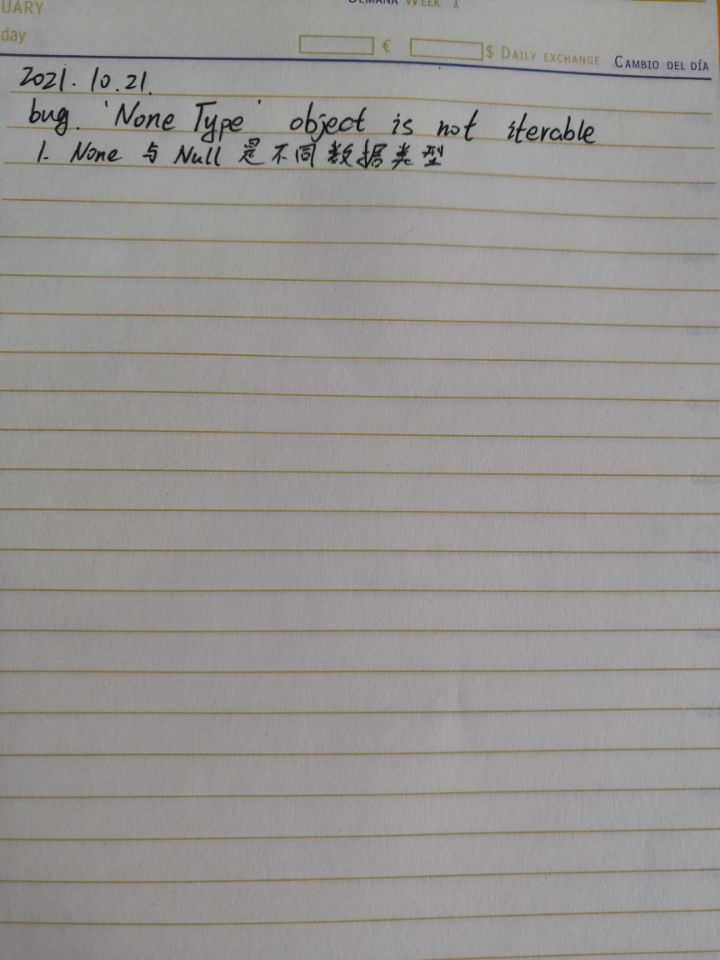
#> input picture 练习/zhi.jpg, 720 x 960 px
$ python '练习28_0_hough直线检测.py'
#> lines starting #> are read from the running program, lines starting #| are printed output that depends on the picture
# -*- 练习28 -*-
"""
功能：直线检测
作者：fenghuohuo
日期：2021年10月14日
"""
import cv2
import numpy as np
import random
import cv2 as cv
import matplotlib.pyplot as plt

# 1.加载图片，转为二值图
img = cv.imread('zhi.jpg')
#> img is the input picture: shape (960, 720, 3); mean B, G, R 146.6, 149.1, 151.9
img = img[200:959,0:719]
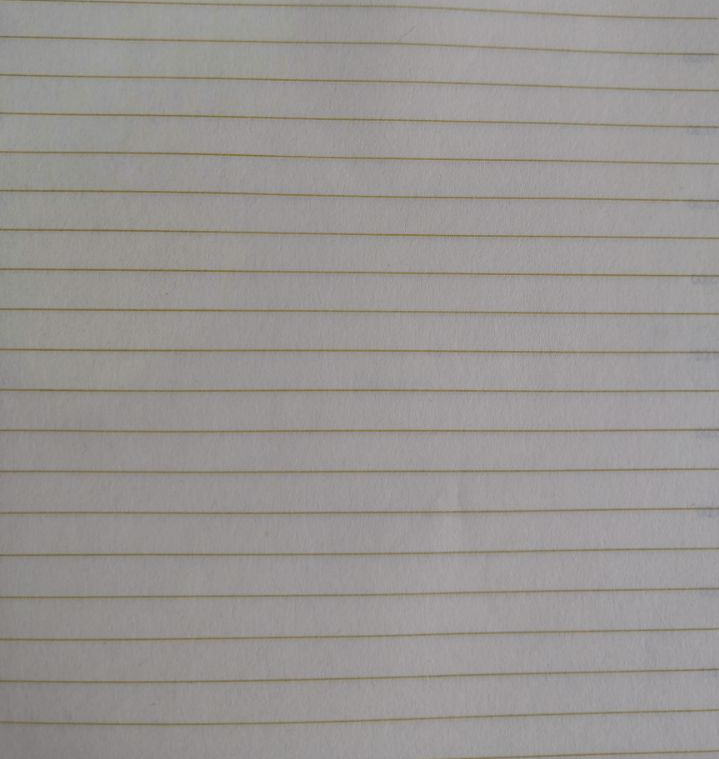
#> img: shape (759, 719, 3); mean B, G, R 146.9, 149.3, 152.8
h, w = img.shape[:2]
#> h = 759; w = 719
# print(h, w)

# 图片太大了 缩小一些方便观察
# img_resize = cv2.resize(img, (int(w/2), int(h/2)),fx=0.5,fy=0.5,interpolation=cv2.INTER_AREA)
img_resize = cv2.resize(img, (int(w), int(h)), fx=1, fy=1)
# cv2.imshow("img_resize", img_resize)

# 灰度化
gray = cv.cvtColor(img_resize, cv.COLOR_BGR2GRAY)
# cv2.imshow("gray", gray)
# 降噪
blur = cv2.GaussianBlur(gray, (7, 7), 3)
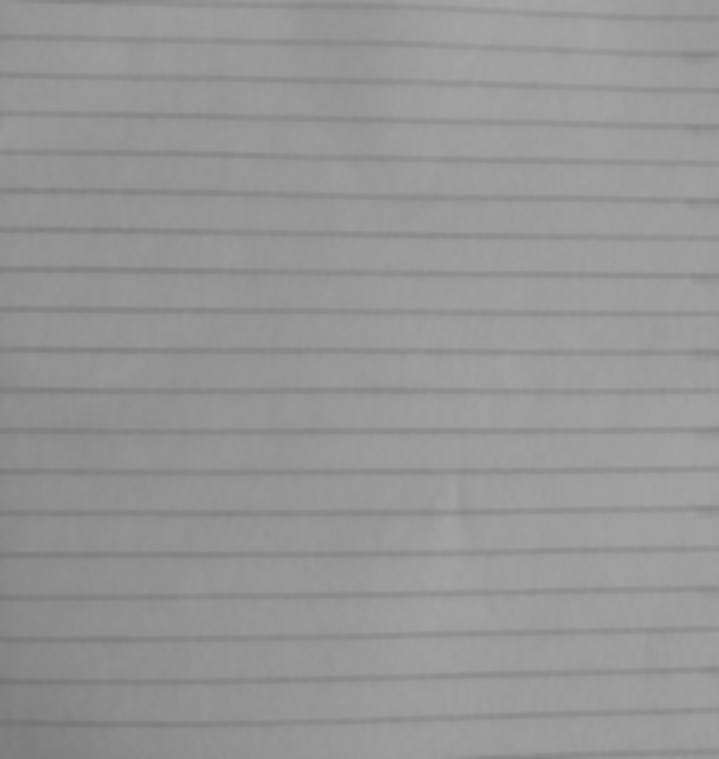
#> blur: shape (759, 719); min 115, max 165, mean 150
# cv2.imshow("blur", blur)

# 二值化
# edges = cv.Canny(blur, 50, 150)
edges = cv.Canny(blur, 0, 30)
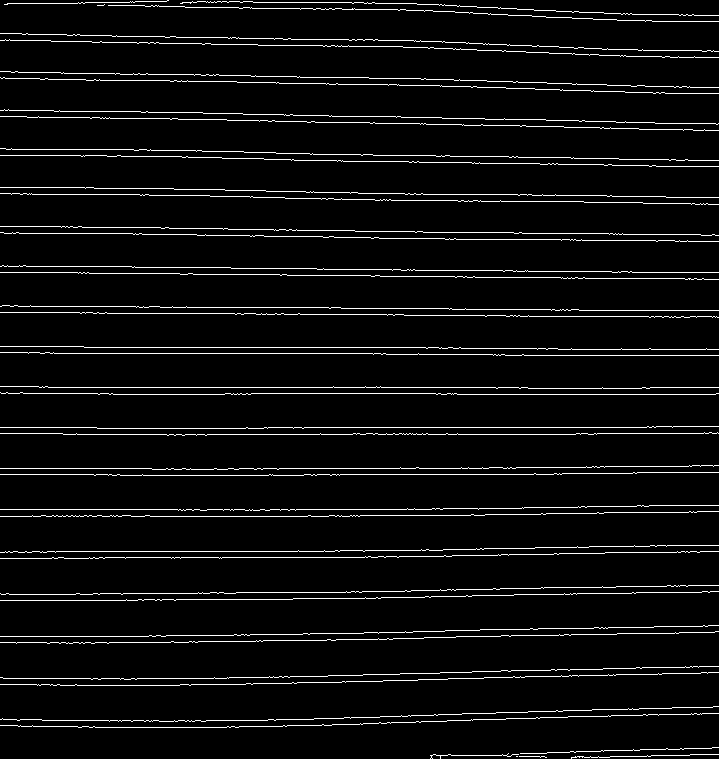
#> edges: shape (759, 719); 5.1% white in thin lines or dots
# cv2.imshow("edges", edges)

# hough直线变换
lines = cv.HoughLines(edges, 1, np.pi/180, 10, 10, 90)

i=1

# 将检测出来直线显示出来,注意这里线是极坐标（ρ，θ）
for line in lines:
    rho, theta = line[0]
    a = np.cos(theta)
    b = np.sin(theta)
    x0 = int(a * rho)
    y0 = int(b * rho)
    x1 = int(x0 + 1000*(-b))    # 这里为什么要*1000？ 答：延伸两点画直线,会使画出的直线贯穿于整张图片
    y1 = int(y0 + 1000*(a))
    x2 = int(x0 - 1000*(-b))
    y2 = int(y0 - 1000*(a))
    x_mid = int((x0 + x2) / 2)
    y_mid = int((y0 + y2) / 2)
    cv.line(img_resize,(x1,y1),(x2,y2),(0,0,255))
    cv2.putText(img_resize, "{:.0f}".format(i), (x_mid, y_mid), cv2.FONT_HERSHEY_SIMPLEX, 1, (255, 255, 0), 2)
    i+=1
#> this loop made 27214 passes
#> (rho, theta, a, b, x0, y0, x1, y1) on passes 1 to 3: (387, 1.57, -4.37e-08, 1, 0, 387, -1000, 386), (154, 1.59, -0.0175, 1, -2, 153, -1001, 135), (427, 1.57, -4.37e-08, 1, 0, 427, -1000, 426)
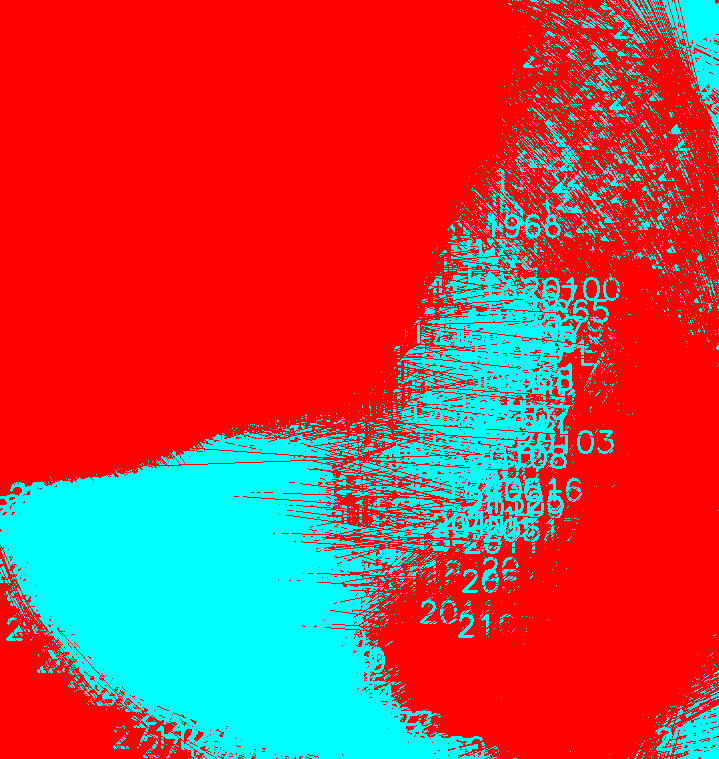
#> img_resize: shape (759, 719, 3); mean B, G, R 71.1, 71.1, 183.9


cv2.imshow("hough",img_resize)

cv2.waitKey(0)
cv2.destroyAllWindows()
